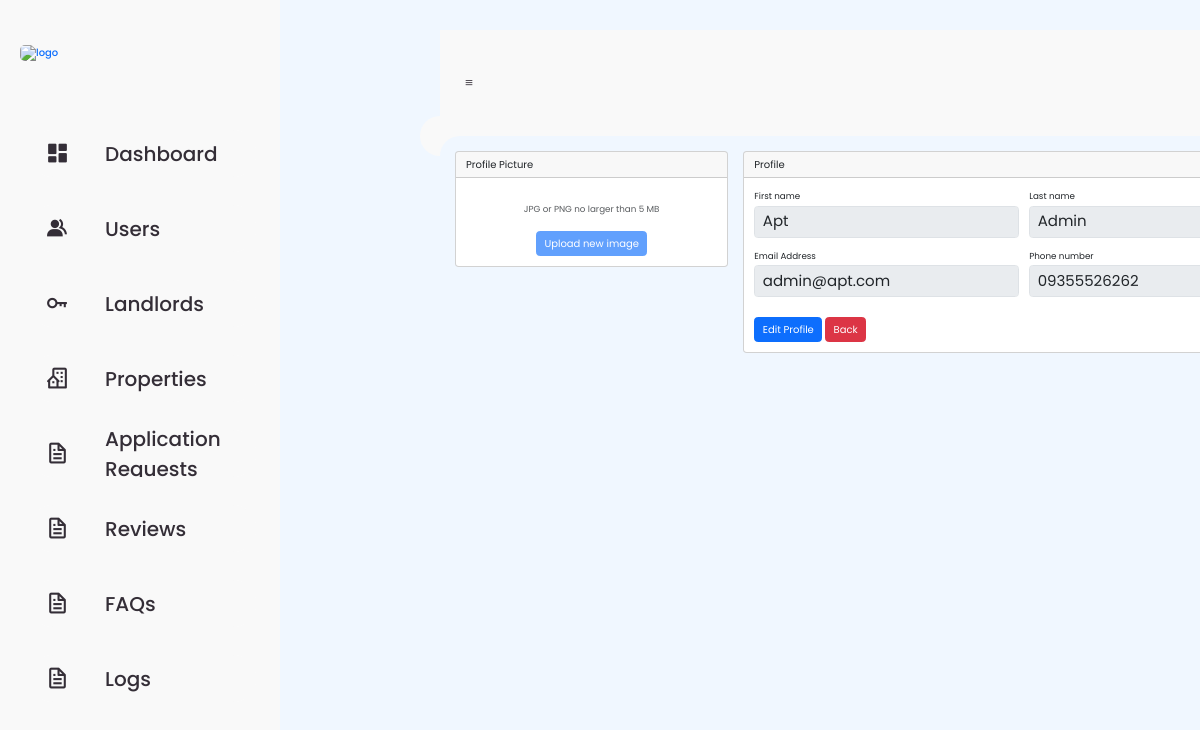
Page /admin/profile.php (signed in) on the committed database.
### tables this page shows
CREATE TABLE `apt_user_information` (
  `user_id` int(11) NOT NULL,
  `first_name` varchar(50) NOT NULL,
  `last_name` varchar(50) NOT NULL,
  `contact_number` varchar(15) NOT NULL,
  `user_type` int(1) NOT NULL,
  `status` int(1) NOT NULL
);

CREATE TABLE `apt_users` (
  `user_id` int(11) NOT NULL,
  `email` varchar(255) NOT NULL,
  `password` varchar(255) NOT NULL,
  `salt` varchar(255) NOT NULL,
  `status` int(1) NOT NULL
);

### admin/session.php (called while the page is built, shortened)
<?php
if(isset($_SESSION['user_id']) && $_SESSION['user_type']==3){
    $user_id = $_SESSION['user_id'];
    $user = new User();
    $user->setConnection($connection);
    $user = $user->getById($user_id);
    $first_name = $user['first_name'];
    $last_name = $user['last_name'];
    $contact_number = $user['contact_number'];
    $email = $user['email'];
}
else{
    echo "<script>window.location.href='../login.php';alert('Invalid credentials.')</script>";
    exit();
}
?>

### models/User.php (called while the page is built, shortened)
<?php
class User
{
	protected $connection;
	public function setConnection($connection)
	{
		$this->connection = $connection;
	}
    public function getById($user_id){
        try {
            $sql = 'SELECT apt_user_information.*, apt_users.*, apt_user_images.image_name FROM apt_user_information JOIN apt_users ON apt_user_information.user_id=apt_users.user_id LEFT JOIN  apt_user_images ON apt_user_information.user_id=apt_user_images.user_id WHERE apt_user_information.user_id=? AND apt_user_information.status=1';
			$statement = $this->connection->prepare($sql);
			$statement->execute([
				$user_id
			]);
            return $row = $statement->fetch();
        } catch (Exception $e) {
			error_log($e->getMessage());
		}
    }
}

### admin/profile.php (the view, shortened to what this page needs)
<?php
include ("../init.php");
include ("session.php");
?>
<!DOCTYPE html>
<html lang="en">
  <head>
    <link href="https://cdn.jsdelivr.net/npm/bootstrap@5.3.0/dist/css/bootstrap.min.css" rel="stylesheet"/>
    <link rel="stylesheet" href="edit-profile.css">
    <link href="css/all.css" rel="stylesheet" />
    <link href="css/dashboard.css" rel="stylesheet" />
  </head>
  <body class="bgcolor">
  <?php include ('sidebarprofile.php'); ?>
  <section id="content">
    <?php include('navbar.php');?>
<form action="profile-edit" method="POST" id="profileForm">
    <div class="edt-container container-xl px-4 mt-4 ">
        <div class="row">
            <div class="col-xl-4">
                <div class="card mb-4 mb-xl-0">
                    <div class="edit-profile card-header">Profile Picture</div>
                    <div class="card-body text-center">
                        <div class="small font-italic text-muted mb-4">JPG or PNG no larger than 5 MB</div>
                        <button class="btn btn-primary disabled-button" type="button"
                        onclick="document.getElementById('imageInput').click();" id="uploadImageButton">Upload new image</button>
                    </div>
                </div>
            </div>
            <div class="col-xl-8">
                <div class="card mb-4">
                    <div class="card-header">Profile</div>
                    <div class="card-body">
                            <div class="row gx-3 mb-3">
                                <div class="col-md-6">
                                    <label class="small mb-1" for="inputFirstName">First name</label>
                                    <input class="form-control" id="inputFirstName" name="first_name" type="text"
                                        placeholder="Enter your first name" value="<?= $first_name ?>" disabled>
                                </div>
                                <div class="col-md-6">
                                    <label class="small mb-1" for="inputLastName">Last name</label>
                                    <input class="form-control" id="inputLastName" name="last_name" type="text"
                                        placeholder="Enter your last name" value="<?= $last_name ?>" disabled>
                                </div>
                            </div>
                            <div class="row gx-3 mb-3">
                                <div class="col-md-6">
                                <label class="small mb-1" for="inputEmailAddress">Email Address</label>
                                <input class="form-control" id="inputEmailAddress" name="email" type="email"
                                    placeholder="Enter your email address" value="<?= $email ?>" disabled>
                                </div>
                                <div class="col-md-6">
                                    <label class="small mb-1" for="inputPhone">Phone number</label>
                                    <input class="form-control" id="inputPhone" name="contact_number" type="tel"
                                        placeholder="Enter your phone number" value="<?= $contact_number ?>" disabled>
                                </div>
                            </div>
                            <button class="btn btn-primary" id="editProfileButton" type="button" name="edit_profile" onclick="enableInputs()">Edit Profile</button>
                            <a href=""><button class="btn btn-danger" id="editBackButton" type="button">Back</button></a>
                    </div>
                </div>
            </div>
        </div>
    </div>
    </form>
    <link rel="stylesheet" href="https://code.jquery.com/ui/1.12.1/themes/base/jquery-ui.css">
  </body>
  </html>

### edit-profile.css (style rules this page uses)
* { margin: 0; padding: 0; box-sizing: border-box; font-family: 'Poppins', sans-serif; }
:root { --box-shadow: 0 .5rem 1rem rgba(0, 0, 0, .1); --body-color: #E4E9F7; --light-bg: #eee; --card-clr: #161922; --body-clr: #191d28; --primary-clr: #f0bf6a; --heading-clr: #dadada; --text-clr: #767a86; --dark-jungle-green: hsl(188, 63%, 7%); --prussian-blue: hsl(200, 69%, 14%); --prussian-pale: hsl(201, 19%, 42%); --raisin-black-1: hsl(227, 29%, 13%); --raisin-black-2: hsl(229, 17%, 19%); --yellow-green: hsl(89, 72%, 45%); --orange-soda: hsl(9, 100%, 62%); --orange-tangy: hsla(9, 100%, 62%, 0.1); --orange-pale: hsl(9, 100%, 73%); --cultured-1: hsl(0, 0%, 93%); --cultured-2: hsl(192, 24%, 96%); --misty-rose: hsl(7, 56%, 91%); --alice-blue: hsl(210, 100%, 97%); --seashell: hsl(8, 100%, 97%); --cadet: hsl(200, 15%, 43%); --white: hsl(0, 0%, 100%); --black: hsl(0, 0%, 0%); --opal: hsl(180, 20%, 62%); }
body { background-color:#f2f6fc; color:#69707a; }
html { scroll-behavior: smooth; }
.bgcolor { background-color: #f0f7ff; }
.profile .form-control:focus::placeholder, .form-control:not(:placeholder-shown)::placeholder { top: -0.0rem; font-size: 0.640rem; color: #0061f2; }

### css/dashboard.css (style rules this page uses)
* { margin: 0; padding: 0; box-sizing: border-box; font-family: 'Poppins', sans-serif; }
:root { --box-shadow: 0 .5rem 1rem rgba(0, 0, 0, .1); --body-color: #E4E9F7; --light-bg: #eee; --card-clr: #161922; --body-clr: #191d28; --primary-clr: #f0bf6a; --heading-clr: #dadada; --text-clr: #767a86; --dark-jungle-green: hsl(188, 63%, 7%); --prussian-blue: hsl(200, 69%, 14%); --prussian-pale: hsl(201, 19%, 42%); --raisin-black-1: hsl(227, 29%, 13%); --raisin-black-2: hsl(229, 17%, 19%); --yellow-green: hsl(89, 72%, 45%); --orange-soda: hsl(9, 100%, 62%); --orange-tangy: hsla(9, 100%, 62%, 0.1); --orange-pale: hsl(9, 100%, 73%); --cultured-1: hsl(0, 0%, 93%); --cultured-2: hsl(192, 24%, 96%); --misty-rose: hsl(7, 56%, 91%); --alice-blue: hsl(210, 100%, 97%); --seashell: hsl(8, 100%, 97%); --cadet: hsl(200, 15%, 43%); --white: hsl(0, 0%, 100%); --black: hsl(0, 0%, 0%); --opal: hsl(180, 20%, 62%); }
html { font-size: 62.5%; overflow-x: hidden; scroll-behavior: smooth; scroll-padding-top: 10rem; }
body { background: var(--white); }
section { padding: 3rem 2rem; margin: 0 auto; }
.form-control { font-size: 1.5rem; }

### admin/css/adminstyle.css (style rules this page uses)
* { margin: 0; padding: 0; box-sizing: border-box; font-family: 'Poppins', sans-serif; }
a { text-decoration: none; }
:root { --poppins: 'Poppins', sans-serif; --lato: 'Lato', sans-serif; --light: #F9F9F9; --blue: #0b2c3c; --light-blue: #CFE8FF; --grey: #eee; --dark-grey: #AAAAAA; --dark: #342E37; --red: #DB504A; --yellow: #FFCE26; --light-yellow: #FFF2C6; --orange: #ff5a3d; --light-orange: #FFE0D3; }
html { overflow-x: hidden; }
body { background: var(--grey); overflow-x: hidden; }
#content { position: relative; width: calc(100% - 280px); left: 280px; transition: .3s ease; }

### rows in the picture
apt_user_information: first_name "Apt", last_name "Admin", email "admin@apt.com", contact_number "09355526262"

### other values in the picture
$pageTitle "Dashboard"
$pageTitle "Users"
$pageTitle "Landlords"
$pageTitle "Properties"
$pageTitle "Application Requests"
$pageTitle "Reviews"
$pageTitle "FAQs"
$pageTitle "Logs"
